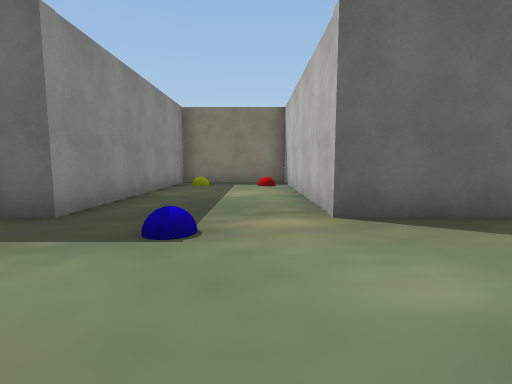
[1] (above)

24 first-person views from a walk through a Unity game level. The camera is 1.3 m above the floor, tilts 6° down and sees 85° across. The floor is counted in squares, 2 m on a side. Each view is taken from the middle of a square. On the plan, view 1 faces up. The plan holds only what a view shows up to about 9 squares ahead; the rest is blank. The place goes on beyond the plan. Some surface patterns are stand-ins.

[2]
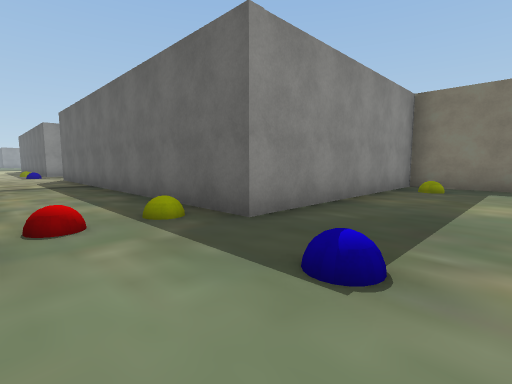

[3]
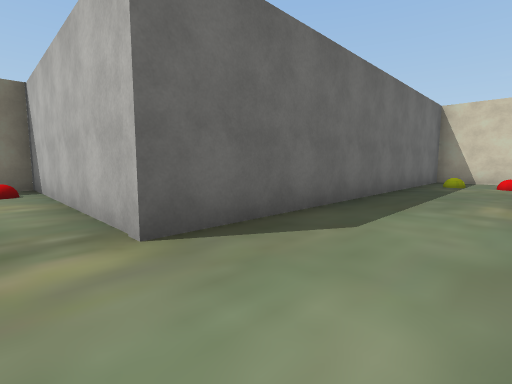

[4]
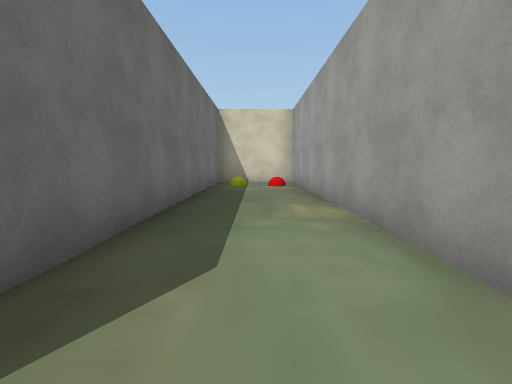

[5]
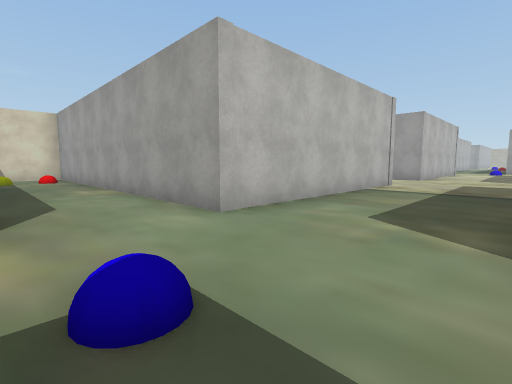

[6]
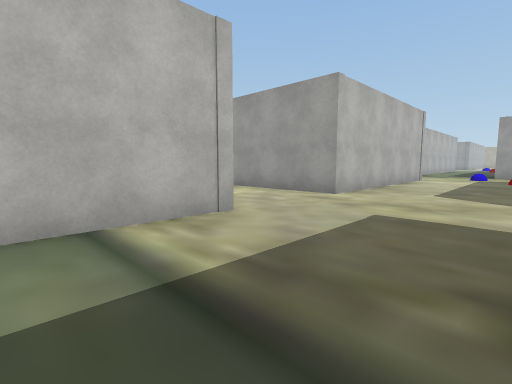

[7]
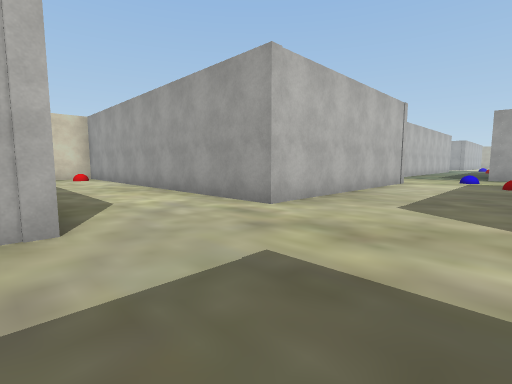

[8]
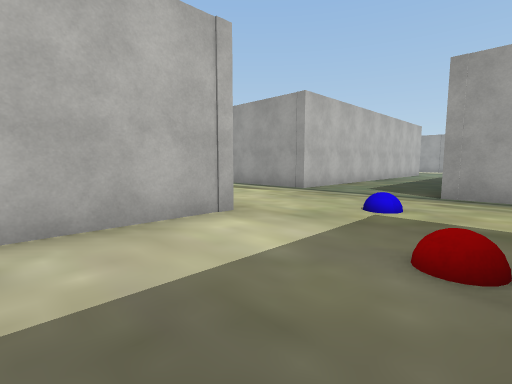

[9]
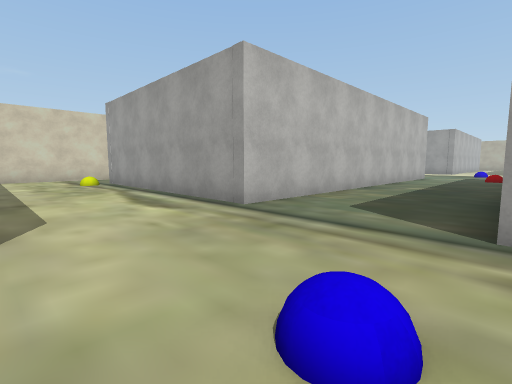

[10]
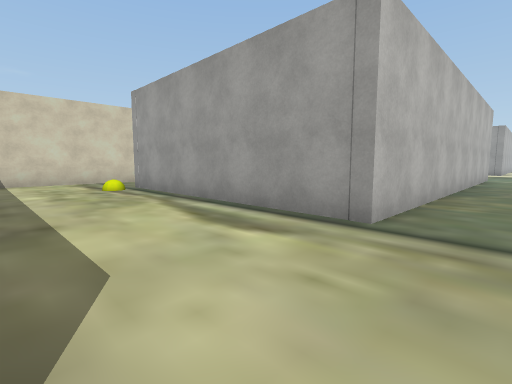

[11]
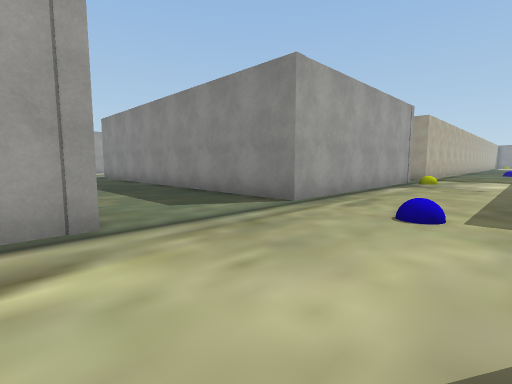

[12]
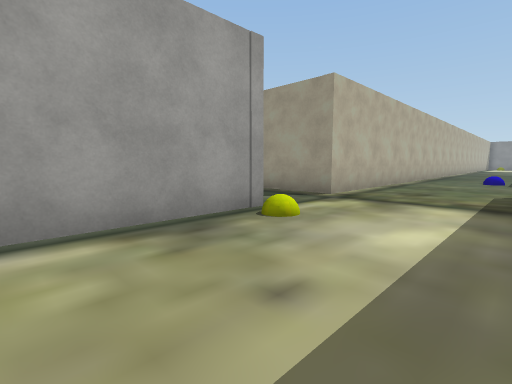

[13]
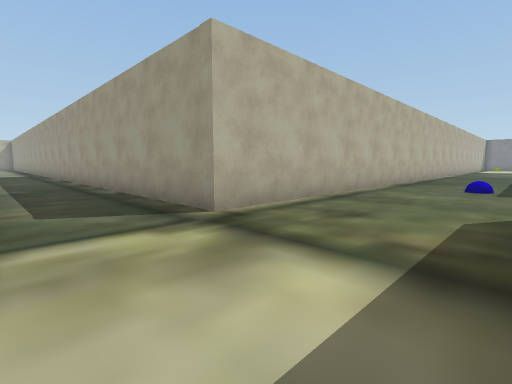

[14]
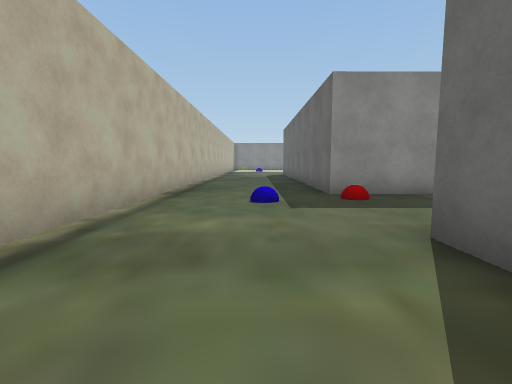

[15]
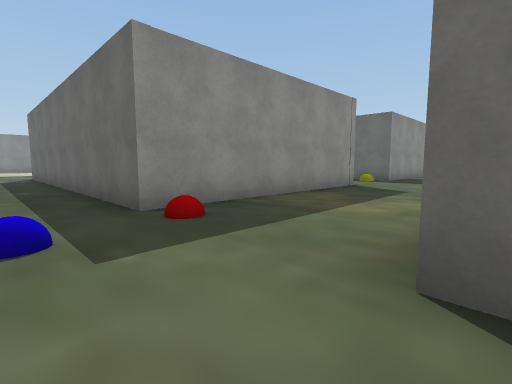

[16]
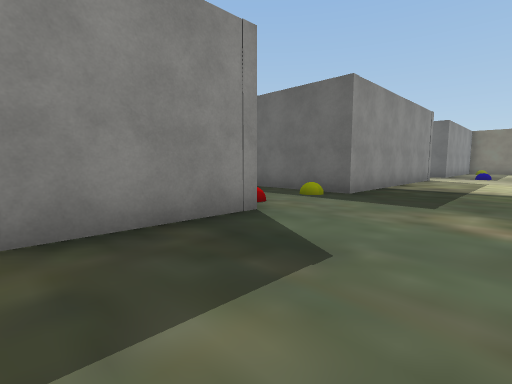

[17]
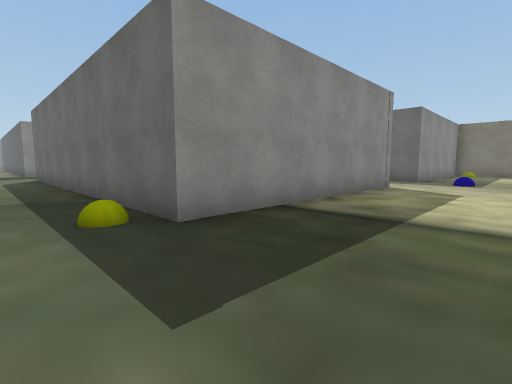

[18]
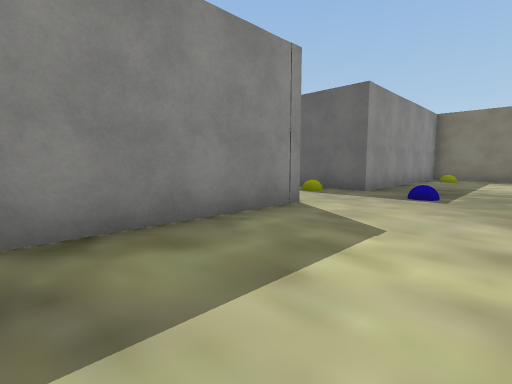

[19]
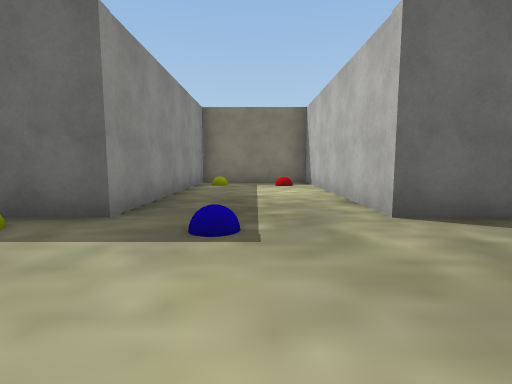

[20]
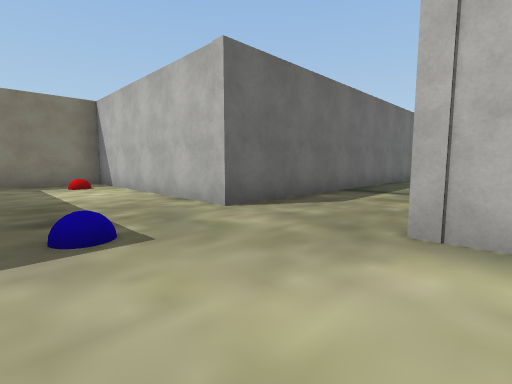

[21]
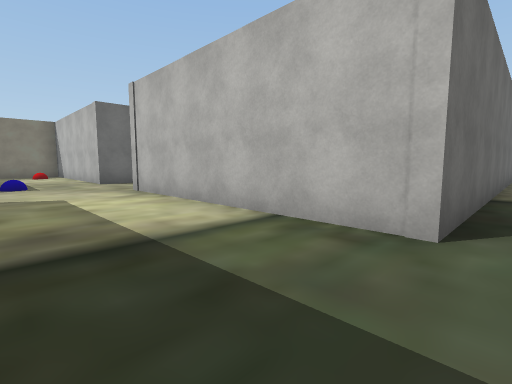

[22]
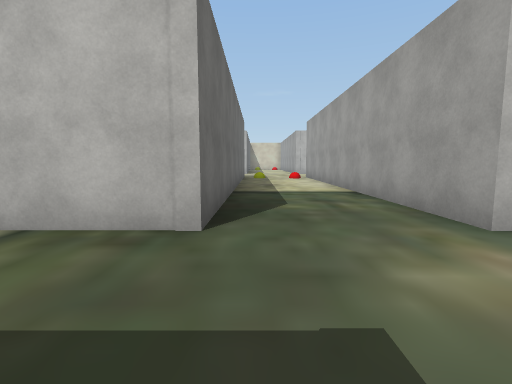

[23]
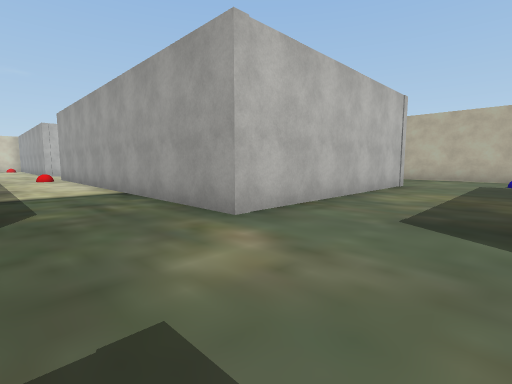

[24]
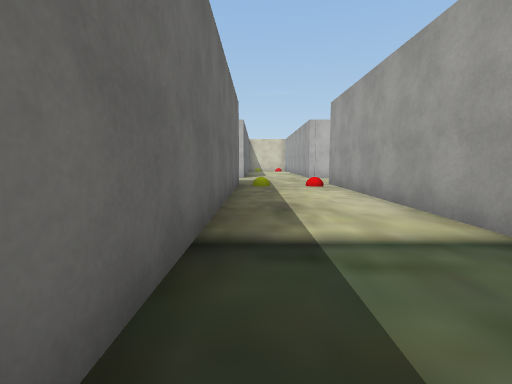

### Floor plan
Points are (right, up) in squares from view 1. A wall is a line through its corners. A room is listed if a view was taken in it or the views show most of it. See-through windows are left out.
Room 1 (views 1, 2, 3, 4, 5, 6, 7, 8, 9, 10, 11, 12, 13, 14, 15, 16, 17, 18, 19, 20, 21, 22, 23, 24)
walls: (-7.1, -18) (-0.8, -18) (-0.8, -24); (0.9, -14.5) (0.9, -8.3) (7.6, -8.3); (-11.5, -14.5) (-12.4, -14.5) (-12.4, -8.3) (-2.4, -8.3); (-2.8, -5.5) (-12.4, -5.5) (-12.4, 0.8); (0.9, -5.5) (0.9, 0.7) (10, 0.7); (2.2, -26.6) (2.2, -18) (8.5, -18); (-15.7, -8.1) (-15.7, -14.5) (-20.5, -14.5); (10.6, -18.2) (10.6, -15.4); (-19, -18) (-9.2, -18) (-9.2, -25.6); (-15.7, 0.9) (-15.7, -5.5) (-20.5, -5.5); (10.6, 1.4) (10.6, 3.3) (0.9, 3.3) (0.9, 9.3) (-2.4, 9.3) (-2.4, 3.3) (-12.4, 3.3) (-12.4, 9.3) (-14.6, 9.3); (-15.7, 9) (-15.7, 3.3) (-17.6, 3.3)

Where each view was taken, in squares from view 1:
view 1: 0 up, 0 right, facing up
view 2: 1 up, 0 right, facing up-left
view 3: 1 up, 0 right, facing up-right
view 4: 2 up, 1 right, facing right
view 5: 3 up, 2 left, facing down-right
view 6: 3 down, 2 left, facing down-right
view 7: 5 down, 2 left, facing down-right
view 8: 12 down, 2 left, facing down-right
view 9: 15 down, 1 left, facing down-right
view 10: 15 down, 1 right, facing down-right
view 11: 15 down, 3 right, facing down-left
view 12: 15 down, 4 left, facing down-left
view 13: 15 down, 7 left, facing down-left
view 14: 16 down, 10 left, facing left
view 15: 16 down, 12 left, facing up-left
view 16: 11 down, 13 left, facing up-left
view 17: 7 down, 13 left, facing up-left
view 18: 3 down, 13 left, facing up-left
view 19: 0 up, 14 left, facing up
view 20: 0 up, 15 left, facing up-right
view 21: 6 down, 15 left, facing up-right
view 22: 6 down, 15 left, facing right
view 23: 6 down, 15 left, facing down-right
view 24: 6 down, 11 left, facing right
